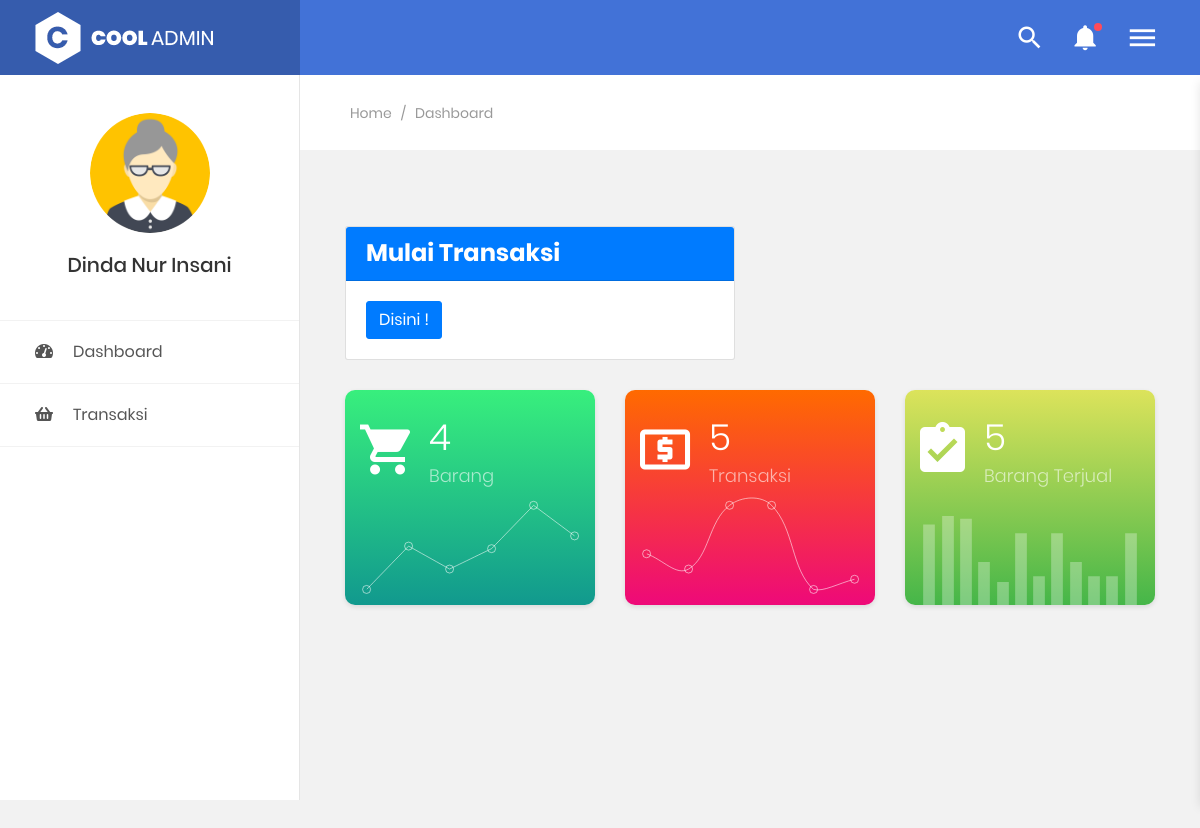
/pageKasir.php (signed in), run on the app's committed database.
### tables this page shows
CREATE TABLE `table_user` (
  `kd_user` varchar(7) NOT NULL,
  `nama_user` varchar(20) NOT NULL,
  `username` varchar(25) NOT NULL,
  `password` varchar(25) NOT NULL,
  `foto_user` varchar(50) NOT NULL,
  `level` enum('Admin','Kasir','Manager') NOT NULL
);

### config/controller.php (called while the page is built, shortened)
<?php
	$username = "root";
    $password = "";
    $database = "inventaris_imm";
    $hostname = "localhost";
    $con = mysqli_connect($hostname,$username,$password,$database) or die("Connection Corrupt");
    class lsp{
        public function AuthUser($sessionUser){
            global $con;
            $sql = "SELECT * FROM table_user WHERE username = '$sessionUser'";
            $query = mysqli_query($con,$sql);
            $bigData = mysqli_fetch_assoc($query);
            return $bigData;
        }
    }
 ?>

### pageKasir.php (the view, shortened to what this page needs)
<?php
	include "config/controller.php";
    $function = new lsp();
    $auth = $function->AuthUser($_SESSION['username']);
 ?>
<!DOCTYPE html>
<html>
<head>
    <link href="css/font-face.css" rel="stylesheet" media="all">
    <link href="vendor/font-awesome-4.7/css/font-awesome.min.css" rel="stylesheet" media="all">
    <link href="vendor/font-awesome-5/css/fontawesome-all.min.css" rel="stylesheet" media="all">
    <link href="vendor/mdi-font/css/material-design-iconic-font.min.css" rel="stylesheet" media="all">
    <link href="vendor/bootstrap-4.1/bootstrap.min.css" rel="stylesheet" media="all">
    <link href="vendor/animsition/animsition.min.css" rel="stylesheet" media="all">
    <link href="vendor/bootstrap-progressbar/bootstrap-progressbar-3.3.4.min.css" rel="stylesheet" media="all">
    <link href="vendor/wow/animate.css" rel="stylesheet" media="all">
    <link href="vendor/css-hamburgers/hamburgers.min.css" rel="stylesheet" media="all">
    <link href="vendor/slick/slick.css" rel="stylesheet" media="all">
    <link href="vendor/select2/select2.min.css" rel="stylesheet" media="all">
    <link href="vendor/perfect-scrollbar/perfect-scrollbar.css" rel="stylesheet" media="all">
    <link href="vendor/vector-map/jqvmap.min.css" rel="stylesheet" media="all">
    <link rel="stylesheet" href="css/sweet-alert.css">
    <link href="css/theme.css" rel="stylesheet" media="all">
    <link rel="stylesheet" href="https://cdn.datatables.net/1.10.19/css/dataTables.bootstrap4.min.css">
</head>
<body class="animsition">
	<div class="page-wrapper">
		<aside class="menu-sidebar2">
			<div class="logo">
                <a href="#">
                    <img src="images/icon/logo-white.png" alt="Cool Admin" />
                </a>
            </div>
            <div class="menu-sidebar2__content js-scrollbar1">
                <div class="account2">
                    <div class="image img-cir img-120">
                        <img src="img/<?= $auth['foto_user'] ?>" />
                    </div>
                    <h4 class="name"><?= $auth['nama_user']; ?></h4>
                </div>
                <nav class="navbar-sidebar2">
                    <ul class="list-unstyled navbar__list">
                        <li>
                            <a href="?page">
                            <i class="fas fa-tachometer-alt"></i>Dashboard</a>
                        </li>
                        <li>
                            <a href="?page=kasirTransaksi">
                            <i class="fas fa-shopping-basket"></i>Transaksi</a>
                        </li>
                    </ul>
                </nav>
            </div>
		</aside>
		<div class="page-container2">
			<header class="header-desktop2 hd">
                <div class="section__content section__content--p30">
                    <div class="container-fluid">
                        <div class="header-wrap2">
                            <div class="header-button2">
                                <div class="header-button-item js-item-menu">
                                    <i class="zmdi zmdi-search"></i>
                                </div>
                                <div class="header-button-item has-noti js-item-menu">
                                    <i class="zmdi zmdi-notifications"></i>
                                </div>
                                <div class="header-button-item mr-0 js-sidebar-btn">
                                    <i class="zmdi zmdi-menu"></i>
                                </div>
                            </div>
                        </div>
                    </div>
                </div>
            </header>
			<?php
				@$page = $_GET['page'];
				switch($page){
					default:
						include "kasir/dashboard.php";
						break;
				}
			 ?>
		</div>
	</div>
</body>
</html>

### data on the page
table_user: foto_user (picture), nama_user "Dinda Nur Insani"

### other printed values
$barang['count'] "4"
$berhasil['count'] "5"
$assoc1['count'] "5"
